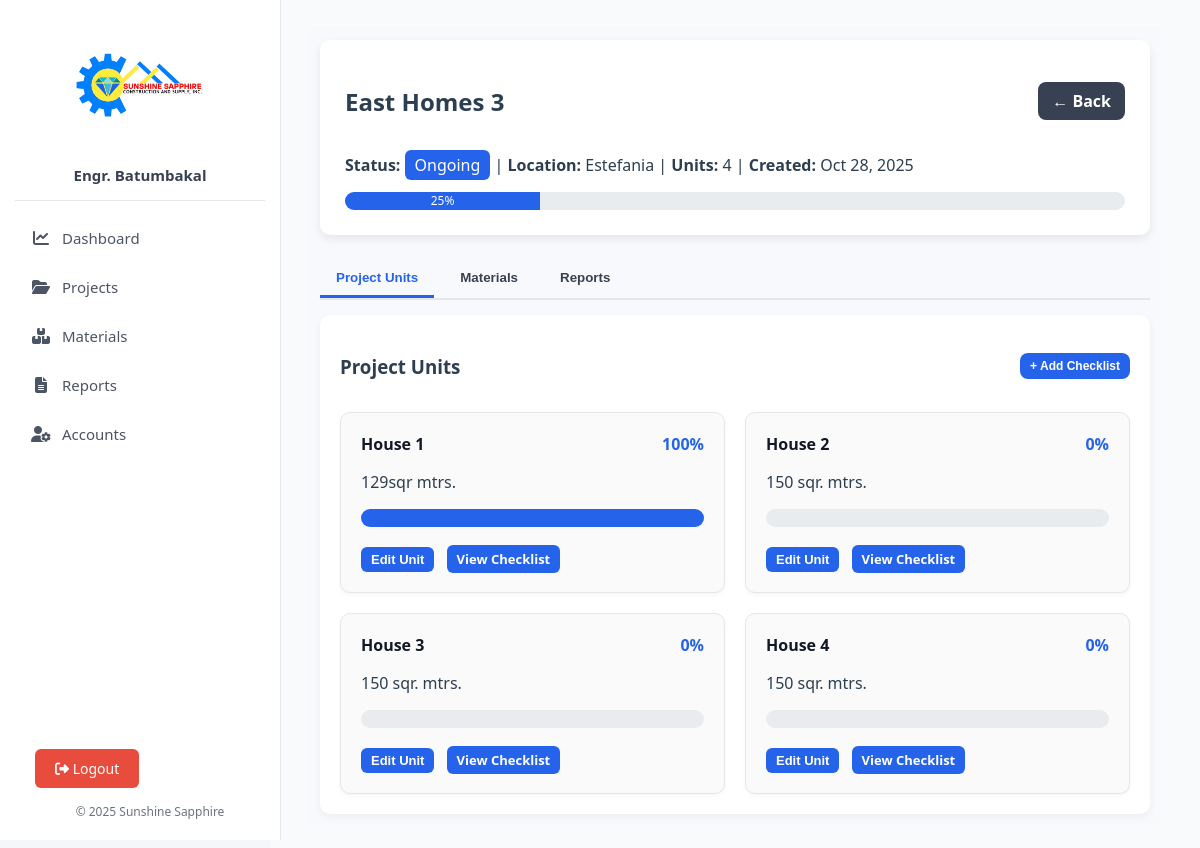
Screenshot of /modules/view_project.php?id=11 (signed in) with the database file from the repository.
### tables this page shows
CREATE TABLE `projects` (
  `id` int(11) NOT NULL AUTO_INCREMENT,
  `name` varchar(255) NOT NULL,
  `location` varchar(255) DEFAULT NULL,
  `units` int(11) NOT NULL DEFAULT 0,
  `progress` int(11) DEFAULT 0,
  `status` enum('Ongoing','Completed','Pending') NOT NULL DEFAULT 'Pending',
  `is_deleted` tinyint(1) DEFAULT 0,
  `deleted_at` datetime DEFAULT NULL,
  `created_at` timestamp NOT NULL DEFAULT current_timestamp(),
  `folder_path` varchar(255) DEFAULT NULL,
  PRIMARY KEY (`id`)
);

CREATE TABLE `project_units` (
  `id` int(11) NOT NULL AUTO_INCREMENT,
  `project_id` int(11) NOT NULL,
  `name` varchar(100) NOT NULL,
  `description` text DEFAULT NULL,
  `progress` int(11) DEFAULT 0,
  `created_at` datetime DEFAULT current_timestamp(),
  PRIMARY KEY (`id`),
  KEY `project_id` (`project_id`),
  CONSTRAINT `project_units_ibfk_1` FOREIGN KEY (`project_id`) REFERENCES `projects` (`id`) ON DELETE CASCADE
);

### modules/view_project.php (the view, shortened to what this page needs)
<?php
try {
require_once '../includes/db.php';
$project_id = intval($_GET['id']);
$stmt = $conn->prepare("SELECT * FROM projects WHERE id = ?");
$stmt->bind_param("i", $project_id);
$stmt->execute();
$project = $stmt->get_result()->fetch_assoc();
$units_stmt = $conn->prepare("
    SELECT pu.id, pu.name, pu.description, pu.progress,
           (SELECT COUNT(*) FROM project_checklists pc WHERE pc.unit_id = pu.id) as total_items,
           (SELECT COUNT(*) FROM project_checklists pc WHERE pc.unit_id = pu.id AND pc.is_completed = 1) as completed_items
    FROM project_units pu
    WHERE pu.project_id = ?
");
$units_stmt->bind_param("i", $project_id);
$units_stmt->execute();
$units_result = $units_stmt->get_result();
$units = [];
while ($row = $units_result->fetch_assoc()) {
    $total = (int)$row['total_items'];
    $completed = (int)$row['completed_items'];
    $row['calculated_progress'] = $total > 0 ? round(($completed / $total) * 100) : 0;
    $row['progress'] = $row['calculated_progress'];
    $units[] = $row;
}
$total_units = count($units);
$total_progress = array_sum(array_column($units, 'progress'));
$overall_progress = $total_units > 0 ? round($total_progress / $total_units) : 0;
include '../includes/header.php';
?>
<div class="main-content-wrapper">
  <div class="project-header-card">
    <div class="header-row">
      <h2><?= htmlspecialchars($project['name']); ?></h2>
      <a href="../uploads/projects.php" class="btn-back">← Back</a>
    </div>
    <p><strong>Status:</strong>
      <span class="status <?= strtolower($project['status']); ?>"><?= htmlspecialchars($project['status']); ?></span> |
      <strong>Location:</strong> <?= htmlspecialchars($project['location']); ?> |
      <strong>Units:</strong> <?= $project['units']; ?> |
      <strong>Created:</strong> <?= date('M d, Y', strtotime($project['created_at'])); ?>
    </p>
    <div class="progress-container">
      <div class="progress-bar" style="width: <?= $overall_progress; ?>%;"><?= $overall_progress; ?>%</div>
    </div>
  </div>
  <div class="tab-container">
    <button class="tab-btn active" onclick="openTab('units')">Project Units</button>
    <button class="tab-btn" onclick="openTab('materials')">Materials</button>
    <button class="tab-btn" onclick="openTab('reports')">Reports</button>
  </div>
  <div id="units" class="tab-content active">
    <div class="tab-header">
      <h3>Project Units</h3>
      <button class="btn btn-primary" onclick="toggleChecklistOverlay(true)">+ Add Checklist</button>
    </div>
    <?php if (!empty($units)): ?>
      <div class="unit-grid">
        <?php foreach ($units as $unit): ?>
          <div class="unit-card">
            <h4><?= htmlspecialchars($unit['name']); ?>
              <span class="unit-progress"><?= $unit['progress']; ?>%</span>
            </h4>
            <p><?= !empty($unit['description']) ? htmlspecialchars($unit['description']) : "No description provided."; ?></p>
            <div class="progress-container small">
              <div class="progress-bar" style="width: <?= $unit['progress']; ?>%;"></div>
            </div>
            <div class="unit-actions">
              <button type="button" class="btn-view" onclick="openEditUnitOverlay(<?= $unit['id']; ?>, '<?= htmlspecialchars(addslashes($unit['name']), ENT_QUOTES); ?>', '<?= htmlspecialchars(addslashes($unit['description'] ?? ''), ENT_QUOTES); ?>')">Edit Unit</button>
              <a href="../checklist/view_checklist.php?unit_id=<?= $unit['id']; ?>&project_id=<?= $project_id; ?>" class="btn-view">View Checklist</a>
            </div>
          </div>
        <?php endforeach; ?>
      </div>
    <?php else: ?>
      <p style="color:#888;">No units found for this project.</p>
    <?php endif; ?>
  </div>
</div>
<?php include '../includes/footer.php'; ?>
<?php
} catch (Exception $e) {
    echo '<div style="background:#f8d7da; color:#721c24; padding:20px; border:1px solid #f5c6cb; border-radius:8px; margin:50px auto; max-width:600px;">';
    echo '<h2>Fatal Error Encountered</h2>';
    echo '<p>There was an unhandled exception that stopped the page from loading.</p>';
    echo '<p><strong>Message:</strong> ' . htmlspecialchars($e->getMessage()) . '</p>';
    echo '<p><strong>File:</strong> ' . htmlspecialchars($e->getFile()) . '</p>';
    echo '<p><strong>Line:</strong> ' . htmlspecialchars($e->getLine()) . '</p>';
    echo '</div>';
    exit;
}
?>

### includes/header.php (style rules this page uses)
body { margin: 0; font-family: "Segoe UI", sans-serif; background-color: #f4f6f9; color: #2c3e50; }

### modules/view_project.php (style rules this page uses)
.main-content-wrapper { padding: 10px; background: #f8f9fc; }
.project-header-card { background: #fff; padding: 25px; border-radius: 10px; box-shadow: 0 4px 10px rgba(0,0,0,0.08); margin-bottom: 25px; }
.header-row { display: flex; justify-content: space-between; align-items: center; }
.btn-back { background: #374151; color: #fff; text-decoration: none; padding: 8px 14px; border-radius: 8px; font-weight: 600; transition: background 0.2s ease; background-color: #374151 !important; color: #fff !important; }
.status.ongoing { background: #2563eb; color:#fff; padding:4px 10px; border-radius:6px; }
.progress-container { width: 100%; height: 18px; background: #e9ecef; border-radius: 10px; margin-top: 10px; overflow: hidden; }
.progress-bar { height: 100%; text-align: center; color: #fff; background: #2563eb; font-size: 12px; line-height: 18px; transition: width 0.4s ease; }
.tab-container { display: flex; gap: 10px; border-bottom: 2px solid #e5e7eb; margin-bottom: 15px; }
.tab-btn { background: none; border: none; padding: 10px 16px; cursor: pointer; font-weight: 600; color: #374151; border-bottom: 3px solid transparent; }
.tab-btn.active { border-bottom-color: #2563eb; color: #2563eb; }
.tab-content { display: none; background: #fff; padding: 20px; border-radius: 10px; box-shadow: 0 3px 8px rgba(0,0,0,0.05); }
.tab-content.active { display: block; }
.tab-header { display: flex; justify-content: space-between; align-items: center; margin-bottom: 15px; }
.unit-grid { display: grid; grid-template-columns: repeat(auto-fill, minmax(280px, 1fr)); gap: 20px; }
.unit-card { background: #fafafa; border: 1px solid #e5e7eb; border-radius: 10px; padding: 20px; box-shadow: 0 2px 4px rgba(0,0,0,0.04); }
.unit-card h4 { margin: 0 0 8px; color: #111827; }
.unit-progress { float: right; color: #2563eb; font-weight: bold; }
.unit-actions { margin-top: 20px; }
.btn, .btn-primary, .btn-edit, .btn-delete, .btn-view, .btn-back { text-decoration: none !important; color: inherit; }
.btn-view { background: #2563eb !important; color: #fff !important; padding: 8px 14px; border-radius: 8px; font-weight: 600; transition: background 0.2s ease; margin-right: 8px; border: none; cursor: pointer; }
.btn-primary { background: #2563eb; color: #fff; padding: 9px 16px; border: none; border-radius: 8px; font-weight: 600; cursor: pointer; transition: background 0.2s ease; font-size: 12px; }
.tab-header .btn-primary { padding: 6px 10px; border-radius: 8px; font-weight: 700; }
.btn-view, .btn-edit, .btn-delete { padding: 5px 10px; font-size: 13px; border-radius: 6px; font-weight: 600; text-decoration: none; color: #fff; }

### rows the page displays
projects: name "East Homes 3", status "Ongoing", location "Estefania", units "4", created_at "Oct 28, 2025"
project_units: name "House 1", progress "100", description "129sqr mtrs."
project_units: name "House 2", progress "0", description "150 sqr. mtrs."
project_units: name "House 3", progress "0", description "150 sqr. mtrs."
project_units: name "House 4", progress "0", description "150 sqr. mtrs."

### other values shown
$_SESSION['display_name'] "Engr. Batumbakal"
$overall_progress "25"
